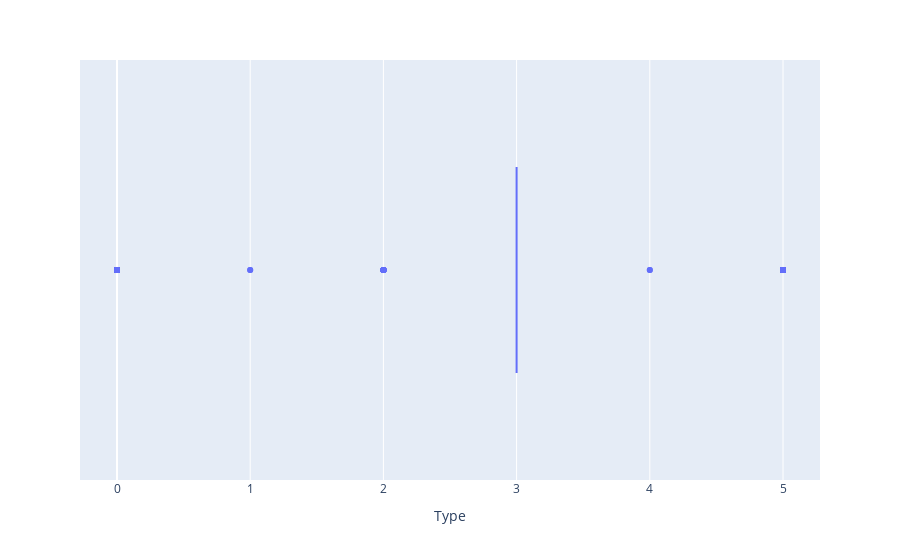

Notebook cell for this chart:
### Code cell
#data.info()
px.box(data,x='Type')

### Figure 1 — Plotly figure (JSON) as saved in the notebook; plotly's stock layout.template omitted (floating-point values rounded to 4 significant figures; data arrays with more than 128 entries replaced by an {"elided": "..."} marker saying what was removed)
{"data": [{"alignmentgroup": "True", "hovertemplate": "Type=%{x}<extra></extra>", "legendgroup": "", "marker": {"color": "#636efa"}, "name": "", "notched": false, "offsetgroup": "", "orientation": "h", "showlegend": false, "type": "box", "x": {"elided": "1059 int values"}, "x0": " ", "xaxis": "x", "y0": " ", "yaxis": "y"}], "layout": {"autosize": true, "boxmode": "group", "legend": {"tracegroupgap": 0}, "margin": {"t": 60}, "xaxis": {"anchor": "y", "autorange": true, "domain": [0, 1], "range": [-0.2778, 5.278], "title": {"text": "Type"}, "type": "linear"}, "yaxis": {"anchor": "x", "autorange": true, "domain": [0, 1], "range": [-0.5, 0.5], "type": "category"}}}
